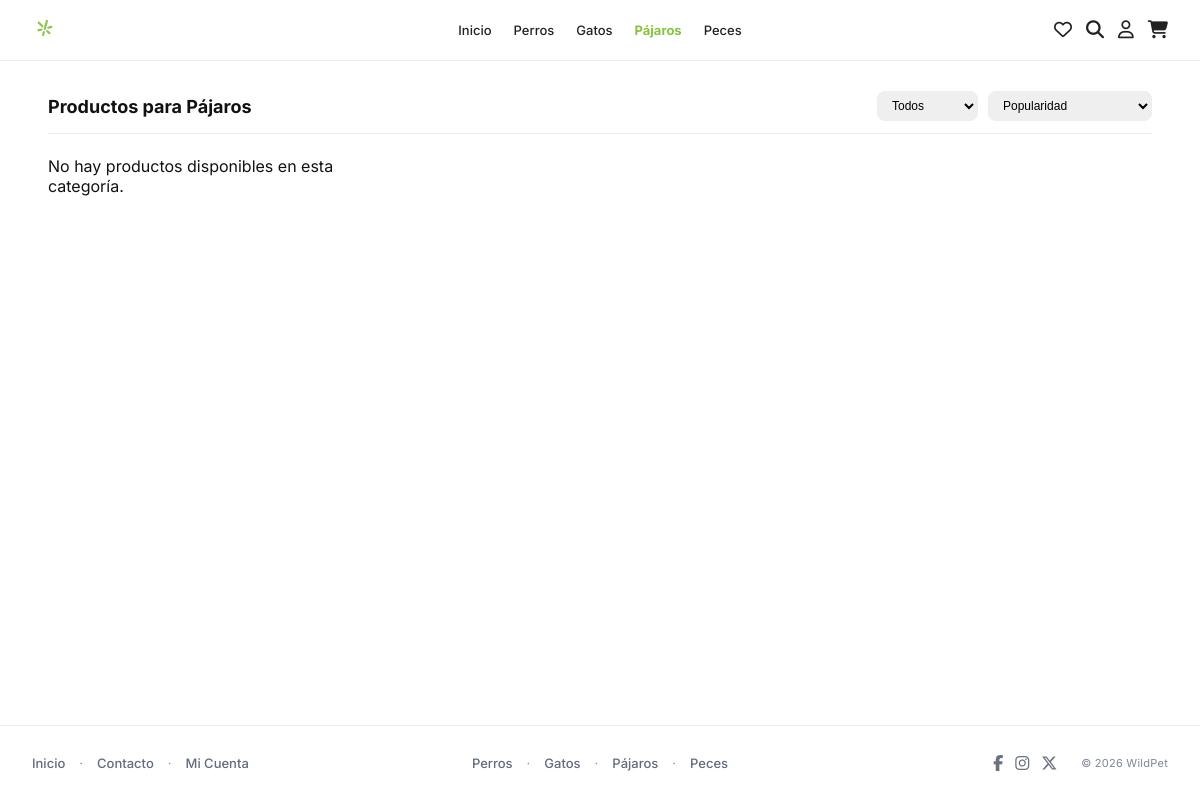
The page /Pajaros.php on the database as committed earlier.
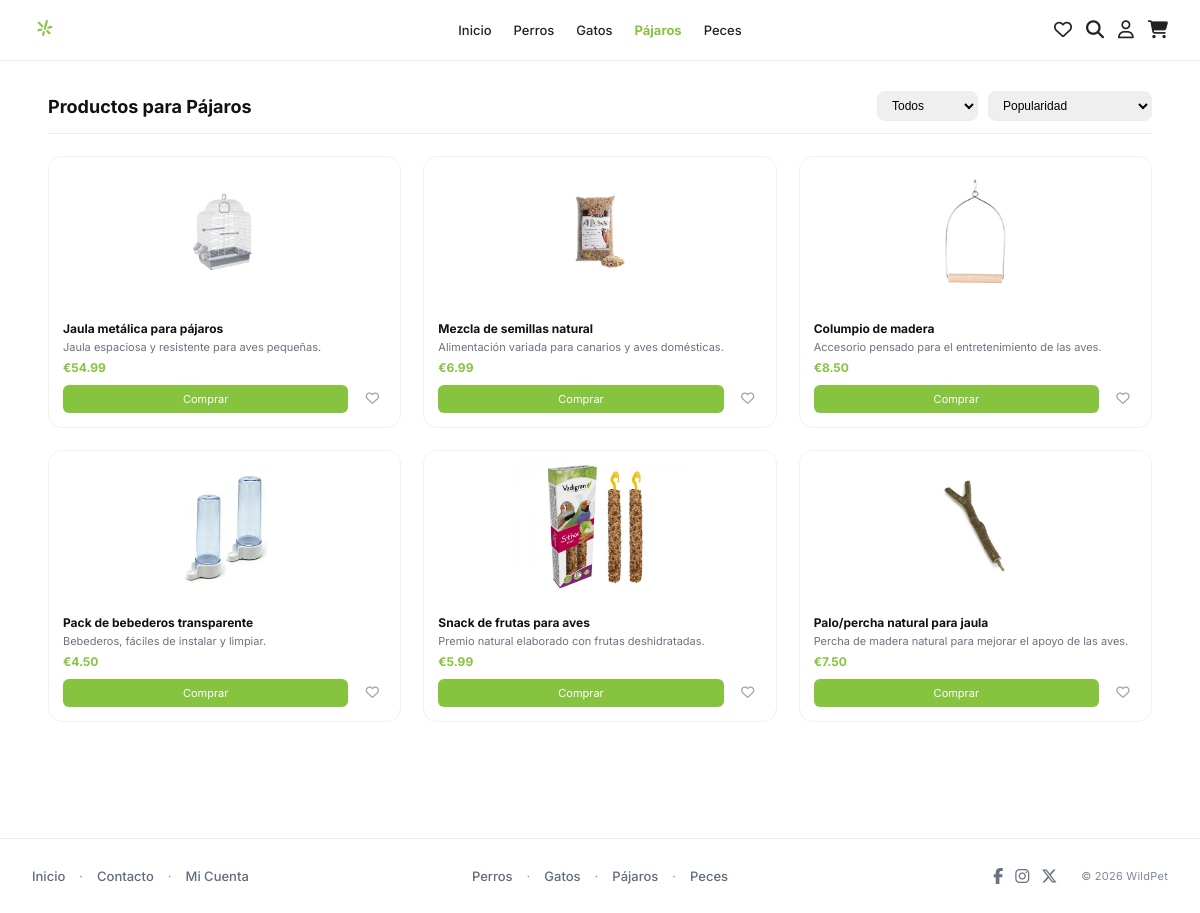
The same page on the database as committed later.
### tables this page shows
CREATE TABLE `productos` (
  `id` int(11) NOT NULL,
  `nombre` varchar(150) NOT NULL,
  `descripcion` text NOT NULL,
  `precio` decimal(10,2) NOT NULL,
  `imagen` varchar(255) DEFAULT NULL,
  `stock` int(11) NOT NULL DEFAULT 0,
  `id_categoria` int(11) NOT NULL,
  `destacado` tinyint(1) DEFAULT 0
);

### Pajaros.php (the view, shortened to what this page needs)
<?php
include("conexion.php");
$sql = "SELECT * FROM productos WHERE id_categoria = 3";
$resultado = $conn->query($sql);
?>
<!doctype html>
<html lang="es">
<head>
  <link rel="stylesheet" href="https://cdnjs.cloudflare.com/ajax/libs/font-awesome/6.5.1/css/all.min.css">
  <link rel="stylesheet" href="DogProducts.css">
  <link rel="stylesheet" href="account-menu.css">
</head>
<body>
<header class="header">
  <div class="header-inner">
    <a href="Homepage.php"><img class="logo" src="img/logo.png" alt="Logo Tienda Mascotas"></a>
    <nav class="nav">
      <a href="Homepage.php">Inicio</a>
      <a href="Perros.php">Perros</a>
      <a href="Gatos.php">Gatos</a>
      <a class="active" href="Pajaros.php">Pájaros</a>
      <a href="Peces.php">Peces</a>
    </nav>
    <div class="icons">
      <a href="MisFavoritos.php" title="Mis Favoritos" aria-label="Mis Favoritos"><i class="fa-regular fa-heart"></i></a>
      <a href="Search.php" title="Buscar" aria-label="Buscar"><i class="fa-solid fa-magnifying-glass"></i></a>
      <div class="account-menu">
        <button class="account-toggle" aria-label="Cuenta"><i class="fa-regular fa-user"></i></button>
      </div>
      <a href="ShoppingCart.php" title="Carrito" aria-label="Carrito"><i class="fa-solid fa-cart-shopping"></i></a>
    </div>
  </div>
</header>
<main class="page">
  <div class="container">
    <div class="topbar">
      <h1>Productos para Pájaros</h1>
      <div class="filters">
        <select id="tipoFilter" aria-label="Filtrar">
          <option>Todos</option>
        </select>
        <select id="ordenFilter" aria-label="Ordenar por">
          <option>Popularidad</option>
        </select>
      </div>
    </div>
    <hr>
    <section class="grid" aria-label="Productos">
      <?php if ($resultado && $resultado->num_rows > 0) { ?>
        <?php while($producto = $resultado->fetch_assoc()) { ?>
          <article class="card"
            data-nombre="<?php echo htmlspecialchars(strtolower($producto['nombre']), ENT_QUOTES, 'UTF-8'); ?>"
            data-descripcion="<?php echo htmlspecialchars(strtolower($producto['descripcion']), ENT_QUOTES, 'UTF-8'); ?>"
            data-precio="<?php echo floatval($producto['precio']); ?>">
            <div class="card-img">
              <img src="<?php echo $producto['imagen']; ?>" alt="<?php echo $producto['nombre']; ?>">
            </div>
            <div class="card-body">
              <h3><?php echo $producto['nombre']; ?></h3>
              <p class="desc"><?php echo $producto['descripcion']; ?></p>
              <p class="price">€<?php echo number_format($producto['precio'], 2); ?></p>
              <div class="actions">
                <a class="btn" href="DetailProduct.php?id=<?php echo $producto['id']; ?>">Comprar</a>
                <button class="fav-btn" aria-label="Favorito"
                  data-id="<?php echo intval($producto['id']); ?>"
                  data-nombre="<?php echo htmlspecialchars($producto['nombre'], ENT_QUOTES, 'UTF-8'); ?>"
                  data-descripcion="<?php echo htmlspecialchars($producto['descripcion'], ENT_QUOTES, 'UTF-8'); ?>"
                  data-precio="<?php echo floatval($producto['precio']); ?>"
                  data-imagen="<?php echo htmlspecialchars($producto['imagen'], ENT_QUOTES, 'UTF-8'); ?>"
                  data-url="DetailProduct.php?id=<?php echo intval($producto['id']); ?>">
                  <i class="fa-regular fa-heart"></i>
                </button>
              </div>
            </div>
          </article>
        <?php } ?>
      <?php } else { ?>
        <p>No hay productos disponibles en esta categoría.</p>
      <?php } ?>
    </section>
  </div>
</main>
<?php include('footer.php'); ?>
</body>
</html>

Rows that differ between the two databases and show on the page:
added productos: imagen (picture), nombre "Jaula metálica para pájaros", descripcion "Jaula espaciosa y resistente para aves pequeñas.", precio "54.99"
added productos: imagen+nombre (picture), nombre "Mezcla de semillas natural", descripcion "Alimentación variada para canarios y aves domésticas.", precio "6.99"
added productos: imagen+nombre (picture), nombre "Columpio de madera", descripcion "Accesorio pensado para el entretenimiento de las aves.", precio "8.50"
added productos: imagen (picture), nombre "Pack de bebederos transparente", descripcion "Bebederos, fáciles de instalar y limpiar.", precio "4.50"
added productos: imagen (picture), nombre "Snack de frutas para aves", descripcion "Premio natural elaborado con frutas deshidratadas.", precio "5.99"
added productos: imagen+nombre (picture), nombre "Palo/percha natural para jaula", descripcion "Percha de madera natural para mejorar el apoyo de las aves.", precio "7.50"
Other text that changed with them:
text no longer shown: "No hay productos disponibles en esta categoría."
